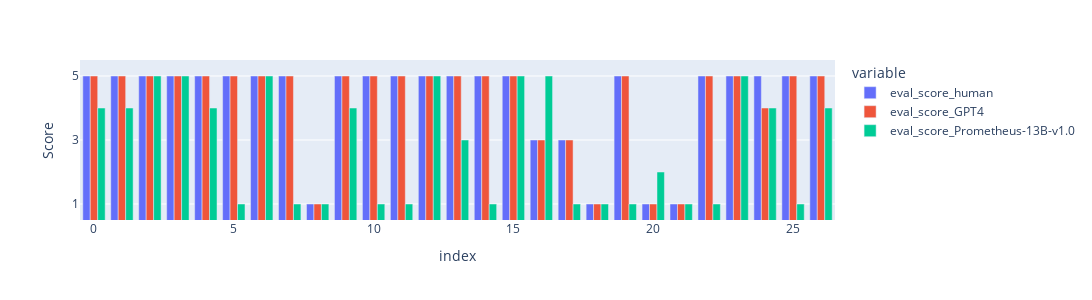

The notebook cell saved with this chart:
### Code cell
fig = px.bar(
    res,
)
fig.update_layout(
    width=1100,
    height=300,
    barmode="group",
    yaxis_range=[0.5, 5.5],
    yaxis_title="Score",
    yaxis=dict(
        tickmode="array",
        tickvals=[1, 3, 5],
    ),
)
fig.show()

### Figure 1 — Plotly figure (JSON) as saved in the notebook; plotly's stock layout.template omitted (floating-point values rounded to 4 significant figures)
{"data": [{"alignmentgroup": "True", "hovertemplate": "variable=eval_score_human<br>index=%{x}<br>value=%{y}<extra></extra>", "legendgroup": "eval_score_human", "marker": {"color": "#636efa", "pattern": {"shape": ""}}, "name": "eval_score_human", "offsetgroup": "eval_score_human", "orientation": "v", "showlegend": true, "textposition": "auto", "type": "bar", "x": [0, 1, 2, 3, 4, 5, 6, 7, 8, 9, 10, 11, 12, 13, 14, 15, 16, 17, 18, 19, 20, 21, 22, 23, 24, 25, 26], "xaxis": "x", "y": [5, 5, 5, 5, 5, 5, 5, 5, 1, 5, 5, 5, 5, 5, 5, 5, 3, 3, 1, 5, 1, 1, 5, 5, 5, 5, 5], "yaxis": "y"}, {"alignmentgroup": "True", "hovertemplate": "variable=eval_score_GPT4<br>index=%{x}<br>value=%{y}<extra></extra>", "legendgroup": "eval_score_GPT4", "marker": {"color": "#EF553B", "pattern": {"shape": ""}}, "name": "eval_score_GPT4", "offsetgroup": "eval_score_GPT4", "orientation": "v", "showlegend": true, "textposition": "auto", "type": "bar", "x": [0, 1, 2, 3, 4, 5, 6, 7, 8, 9, 10, 11, 12, 13, 14, 15, 16, 17, 18, 19, 20, 21, 22, 23, 24, 25, 26], "xaxis": "x", "y": [5, 5, 5, 5, 5, 5, 5, 5, 1, 5, 5, 5, 5, 5, 5, 5, 3, 3, 1, 5, 1, 1, 5, 5, 4, 5, 5], "yaxis": "y"}, {"alignmentgroup": "True", "hovertemplate": "variable=eval_score_Prometheus-13B-v1.0<br>index=%{x}<br>value=%{y}<extra></extra>", "legendgroup": "eval_score_Prometheus-13B-v1.0", "marker": {"color": "#00cc96", "pattern": {"shape": ""}}, "name": "eval_score_Prometheus-13B-v1.0", "offsetgroup": "eval_score_Prometheus-13B-v1.0", "orientation": "v", "showlegend": true, "textposition": "auto", "type": "bar", "x": [0, 1, 2, 3, 4, 5, 6, 7, 8, 9, 10, 11, 12, 13, 14, 15, 16, 17, 18, 19, 20, 21, 22, 23, 24, 25, 26], "xaxis": "x", "y": [4, 4, 5, 5, 4, 1, 5, 1, 1, 4, 1, 1, 5, 3, 1, 5, 5, 1, 1, 1, 2, 1, 1, 5, 4, 1, 4], "yaxis": "y"}], "layout": {"barmode": "group", "height": 300, "legend": {"title": {"text": "variable"}, "tracegroupgap": 0}, "margin": {"t": 60}, "width": 1100, "xaxis": {"anchor": "y", "domain": [0, 1], "title": {"text": "index"}}, "yaxis": {"anchor": "x", "domain": [0, 1], "range": [0.5, 5.5], "tickmode": "array", "tickvals": [1, 3, 5], "title": {"text": "Score"}}}}
